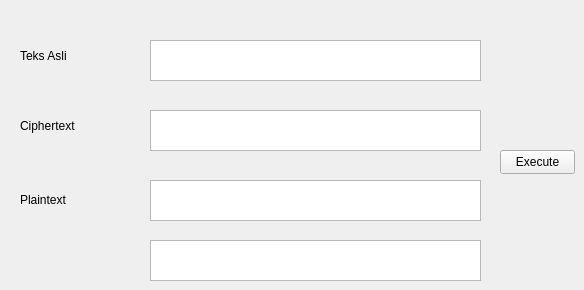
        <widget class="QWidget" name="tab_22">
         <attribute name="title">
          <string>Tab 2</string>
         </attribute>
         <widget class="QPlainTextEdit" name="plainTextEdit_56">
          <property name="geometry">
           <rect>
            <x>150</x>
            <y>40</y>
            <width>331</width>
            <height>41</height>
           </rect>
          </property>
         </widget>
         <widget class="QLabel" name="label_43">
          <property name="geometry">
           <rect>
            <x>20</x>
            <y>40</y>
            <width>101</width>
            <height>31</height>
           </rect>
          </property>
          <property name="text">
           <string>Teks Asli</string>
          </property>
         </widget>
         <widget class="QPlainTextEdit" name="plainTextEdit_54">
          <property name="geometry">
           <rect>
            <x>150</x>
            <y>240</y>
            <width>331</width>
            <height>41</height>
           </rect>
          </property>
         </widget>
         <widget class="QPlainTextEdit" name="plainTextEdit_53">
          <property name="geometry">
           <rect>
            <x>150</x>
            <y>180</y>
            <width>331</width>
            <height>41</height>
           </rect>
          </property>
         </widget>
         <widget class="QLabel" name="label_44">
          <property name="geometry">
           <rect>
            <x>20</x>
            <y>190</y>
            <width>121</width>
            <height>20</height>
           </rect>
          </property>
          <property name="text">
           <string>Plaintext</string>
          </property>
         </widget>
         <widget class="QPushButton" name="pushButton_8">
          <property name="geometry">
           <rect>
            <x>500</x>
            <y>150</y>
            <width>75</width>
            <height>24</height>
           </rect>
          </property>
          <property name="text">
           <string>Execute</string>
          </property>
         </widget>
         <widget class="QPlainTextEdit" name="plainTextEdit_55">
          <property name="geometry">
           <rect>
            <x>150</x>
            <y>110</y>
            <width>331</width>
            <height>41</height>
           </rect>
          </property>
         </widget>
         <widget class="QLabel" name="label_45">
          <property name="geometry">
           <rect>
            <x>20</x>
            <y>110</y>
            <width>121</width>
            <height>31</height>
           </rect>
          </property>
          <property name="text">
           <string>Ciphertext</string>
          </property>
         </widget>
        </widget>
